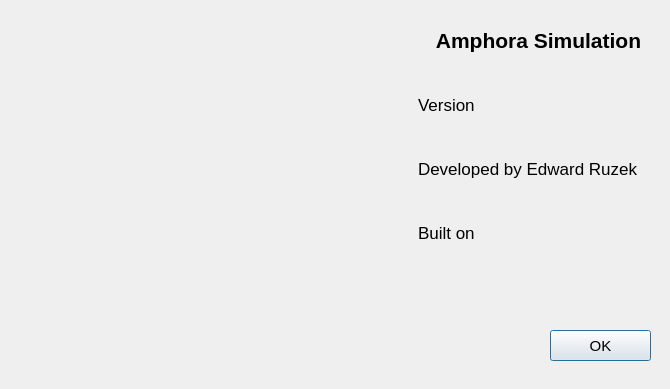
<?xml version="1.0" encoding="UTF-8"?>
<ui version="4.0">
 <class>AboutSimulation</class>
 <widget class="QDialog" name="AboutSimulation">
  <property name="geometry">
   <rect>
    <x>0</x>
    <y>0</y>
    <width>670</width>
    <height>389</height>
   </rect>
  </property>
  <property name="minimumSize">
   <size>
    <width>670</width>
    <height>389</height>
   </size>
  </property>
  <property name="maximumSize">
   <size>
    <width>670</width>
    <height>389</height>
   </size>
  </property>
  <property name="windowTitle">
   <string>About Amphora Simulation</string>
  </property>
  <widget class="QPushButton" name="buttonOk">
   <property name="geometry">
    <rect>
     <x>550</x>
     <y>330</y>
     <width>101</width>
     <height>31</height>
    </rect>
   </property>
   <property name="font">
    <font>
     <pointsize>11</pointsize>
    </font>
   </property>
   <property name="text">
    <string>OK</string>
   </property>
  </widget>
  <widget class="QLabel" name="labelImage">
   <property name="geometry">
    <rect>
     <x>10</x>
     <y>10</y>
     <width>391</width>
     <height>368</height>
    </rect>
   </property>
   <property name="autoFillBackground">
    <bool>false</bool>
   </property>
   <property name="text">
    <string/>
   </property>
   <property name="scaledContents">
    <bool>true</bool>
   </property>
  </widget>
  <widget class="QWidget" name="layoutWidget">
   <property name="geometry">
    <rect>
     <x>418</x>
     <y>11</y>
     <width>241</width>
     <height>251</height>
    </rect>
   </property>
   <property name="font">
    <font>
     <pointsize>11</pointsize>
    </font>
   </property>
   <layout class="QVBoxLayout" name="verticalLayout">
    <item>
     <widget class="QLabel" name="labelAmphoraSimulation">
      <property name="font">
       <font>
        <pointsize>16</pointsize>
        <weight>75</weight>
        <bold>true</bold>
       </font>
      </property>
      <property name="text">
       <string>Amphora Simulation</string>
      </property>
      <property name="alignment">
       <set>Qt::AlignCenter</set>
      </property>
     </widget>
    </item>
    <item>
     <widget class="QLabel" name="labelVersion">
      <property name="font">
       <font>
        <pointsize>13</pointsize>
       </font>
      </property>
      <property name="text">
       <string>Version</string>
      </property>
     </widget>
    </item>
    <item>
     <widget class="QLabel" name="labelDeveloper">
      <property name="font">
       <font>
        <pointsize>13</pointsize>
       </font>
      </property>
      <property name="text">
       <string>Developed by Edward Ruzek</string>
      </property>
     </widget>
    </item>
    <item>
     <widget class="QLabel" name="labelBuildDate">
      <property name="font">
       <font>
        <pointsize>13</pointsize>
       </font>
      </property>
      <property name="text">
       <string>Built on</string>
      </property>
     </widget>
    </item>
   </layout>
  </widget>
 </widget>
 <resources/>
 <connections>
  <connection>
   <sender>buttonOk</sender>
   <signal>clicked()</signal>
   <receiver>AboutSimulation</receiver>
   <slot>close()</slot>
   <hints>
    <hint type="sourcelabel">
     <x>348</x>
     <y>243</y>
    </hint>
    <hint type="destinationlabel">
     <x>348</x>
     <y>256</y>
    </hint>
   </hints>
  </connection>
 </connections>
</ui>
